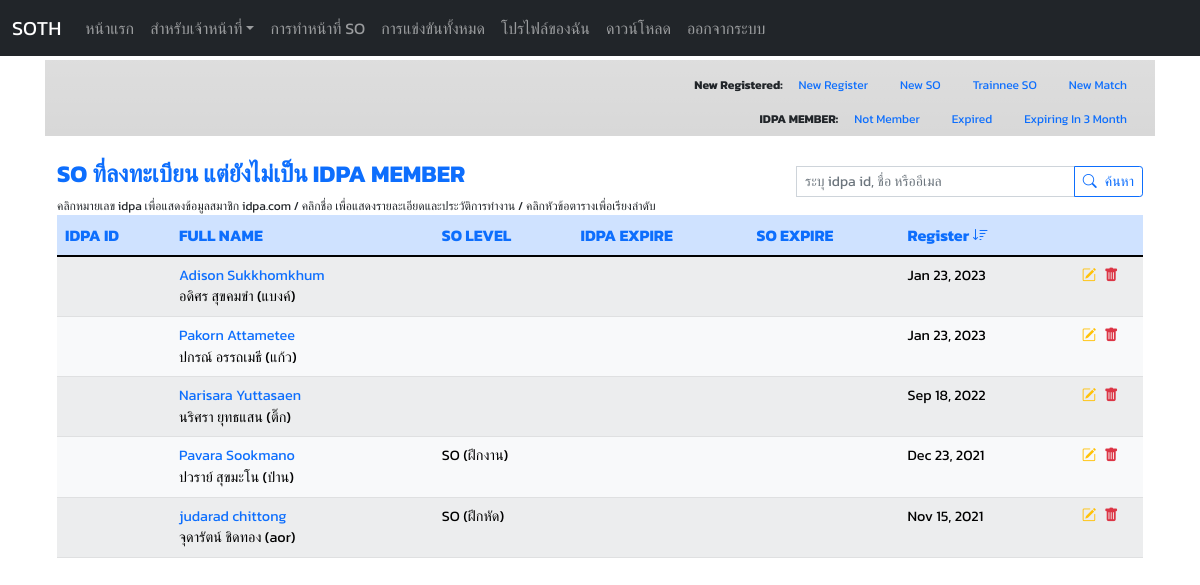
The app's page /admin/report.php?p=rpt&v=notmember&order=Register&sort=z (signed in) with its own data.
### tables this page shows
CREATE TABLE `so_member` (
  `so_id` int(11) NOT NULL,
  `so_idpa_id` varchar(10) DEFAULT NULL,
  `so_club` varchar(50) DEFAULT NULL,
  `so_firstname` varchar(30) NOT NULL,
  `so_lastname` varchar(30) NOT NULL,
  `so_firstname_en` varchar(30) DEFAULT NULL,
  `so_lastname_en` varchar(30) DEFAULT NULL,
  `so_nickname` varchar(20) NOT NULL,
  `so_citizen_id` varchar(13) NOT NULL,
  `so_dob` date DEFAULT NULL,
  `so_blood_type` varchar(7) DEFAULT NULL,
  `so_sex` varchar(10) DEFAULT NULL,
  `so_address` varchar(50) DEFAULT NULL,
  `so_subdistrict` varchar(30) DEFAULT NULL,
  `so_district` varchar(30) DEFAULT NULL,
  `so_province` varchar(30) DEFAULT NULL,
  `so_zipcode` varchar(5) DEFAULT NULL,
  `so_phone` varchar(30) DEFAULT NULL,
  `so_email` varchar(50) DEFAULT NULL,
  `so_line_id` varchar(60) DEFAULT NULL,
  `so_lineid` varchar(35) DEFAULT NULL,
  `so_idpa_expire` date DEFAULT NULL,
  `so_license_expire` date DEFAULT NULL,
  `so_idpa_profile` varchar(30) DEFAULT NULL,
  `so_level` varchar(12) DEFAULT NULL,
  `so_pwd` varchar(24) DEFAULT NULL,
  `so_auth_lv` int(1) NOT NULL DEFAULT 1 COMMENT '1 idpa member, 3 so member, 5 match director, 6 Stat, 7 administrator, 9 developer',
  `so_avatar` varchar(50) DEFAULT 'img/person.png',
  `so_status` varchar(10) NOT NULL DEFAULT 'enable',
  `so_regis_datetime` datetime DEFAULT NULL,
  `so_editor` varchar(30) DEFAULT NULL,
  `so_lastupdate` datetime NOT NULL DEFAULT current_timestamp()
);

### core.php (called while the page is built, shortened)
<?php
class database extends CommonFnc
{
    protected $mysql_server = "localhost";
    protected $mysql_user = "idpasoth_idpasoth";
    protected $mysql_pass = "Chittong-23";
    protected $mysql_name = "idpasoth_soth";
    public function open_conn()
    {
        $conn = mysqli_connect($this->mysql_server, $this->mysql_user, $this->mysql_pass, $this->mysql_name);
        mysqli_set_charset($conn, "utf8");
        return $conn;
    }
    public function get_result($sql)
    {
        $result = $this->open_conn()->query($sql);
        return $result;
    }
    public function get_db_array($sql, $type = 'key')
    {
        if (isset($sql)) {
            $result = $this->get_result($sql);
            if (!empty($result)) {
                if ($type == 'key') {
                    return $result->fetch_all(MYSQLI_ASSOC);
                } else {
                    return $result->fetch_all(MYSQLI_NUM);
                }
            }
            return NULL;
        } else {
            die("fnc get_db_col no sql parameter.");
        }
    }
}
?>

### admin/report.php (the view, shortened to what this page needs)
<!doctype html>
<html lang="en">
<?php
include('../core.php');
if (empty($_SESSION["member"])) {
    die('<meta http-equiv="refresh" content="0;url=../sign/signout.php?p=no-right">');
} else {
    $fnc = new web;
    $fnc->debug_console("member info", $_SESSION["member"]);
}
function report_admin_menu()
{
?>
    <div class="container bg-gradient pt-2 text-end d-print-none" style="background-color: #d8d8d8; font-size: 0.75em;">
        <ul class="nav justify-content-end text-capitalize">
            <li class="nav-item align-self-center fw-bold">
                New Registered:
            </li>
            <li class="nav-item">
                <a class="nav-link " aria-current="page" href="?p=rpt&v=newRegister&order=Register&sort=z">New Register</a>
            </li>
            <li class="nav-item">
                <a class="nav-link " aria-current="page" href="?p=rpt&v=newSO&order=Register&sort=z">New SO</a>
            </li>
            <li class="nav-item">
                <a class="nav-link " aria-current="page" href="?p=rpt&v=Trainnee&order=FULL%20NAME&sort=a">Trainnee SO</a>
            </li>
            <li class="nav-item">
                <a class="nav-link " aria-current="page" href="?p=rpt&v=newMatch&order=Register&sort=z">New Match</a>
            </li>
        </ul>
        <ul class="nav justify-content-end text-capitalize">
            <li class="nav-item align-self-center fw-bold">
                IDPA MEMBER:
            </li>
            <li class="nav-item">
                <a class="nav-link " aria-current="page" href="?p=rpt&v=notmember&order=Register&sort=z">Not Member</a>
            </li>
            <li class="nav-item">
                <a class="nav-link " aria-current="page" href="?p=rpt&v=expired&order=IDPA%20EXPIRE&sort=a">Expired</a>
            </li>
            <li class="nav-item">
                <a class="nav-link " aria-current="page" href="?p=rpt&v=exp3month&order=IDPA%20EXPIRE&sort=a">Expiring in 3 month</a>
            </li>
        </ul>
    </div>
<?php
}
function so_list_rpt($rpt_type = "")
{
    global $fnc;
    $sql_order = NULL;
    $sql = "SELECT * FROM `so_member` WHERE ";
    if (isset($_GET["v"]) && $_GET["v"] == "notmember") {
        $sql .= " `so_status` = 'enable' And (`so_idpa_id` is NULL OR LENGTH(`so_idpa_id`) <= 4)";
        $rpt_title = "SO ที่ลงทะเบียน แต่ยังไม่เป็น IDPA Member";
    }
?>
    <div class="container mb-4">
        <div class="row">
            <div class="col-12 col-md-8">
                <h4 class="text-primary text-uppercase mt-4"><strong><?= $rpt_title ?></strong></h4>
            </div>
            <div class="col align-self-end text-end pt-md-4">
                <form action="?" method="get">
                    <div class="input-group input-group-sm">
                        <input type="text" class="form-control" name="keysearch" placeholder="ระบุ idpa id, ชื่อ หรืออีเมล" <?php {
                                                                                                                                if (isset($_GET["keysearch"]) && $_GET["keysearch"] != "") echo ' value="' . $_GET['keysearch'] . '"';
                                                                                                                            } ?> aria-describedby="button-addon2">
                        <button class="btn btn-outline-primary" type="submit" id="button-addon2"><i class="bi bi-search me-2"></i>ค้นหา</button>
                    </div>
                </form>
            </div>
        </div>
        <div>
            <p class="text-mute my-0 py-0" style="font-size: 0.75em;">คลิกหมายเลข idpa เพื่อแสดงข้อมูลสมาชิก idpa.com / คลิกชื่อ เพื่อแสดงรายละเอียดและประวัติการทำงาน / คลิกหัวข้อตารางเพื่อเรียงลำดับ</p>
        </div>
        <table class="table table-light table-striped table-hover">
            <thead>
                <tr class="table-primary">
                    <th class="d-none d-md-table-cell"><?php $sql_order .= table_header_sorting("IDPA ID", "so_idpa_id", $sql_order); ?></th>
                    <th><?php $sql_order .= table_header_sorting("FULL NAME", "so_firstname_en", $sql_order); ?></th>
                    <th class="d-none d-lg-table-cell"><?php $sql_order .= table_header_sorting("SO LEVEL", "so_level", $sql_order); ?></th>
                    <th><?php $sql_order .= table_header_sorting("IDPA EXPIRE", "so_idpa_expire", $sql_order); ?></th>
                    <th><?php $sql_order .= table_header_sorting("SO EXPIRE", "so_license_expire", $sql_order); ?></th>
                    <th class="d-none d-lg-table-cell"><?php $sql_order .= table_header_sorting("Register", "so_regis_datetime	", $sql_order); ?></th>
                    <th class="text-end d-none d-md-table-cell">
                    </th>
                </tr>
            </thead>
            <tbody style="font-size: 0.9em;">
                <?php
                if (isset($sql_order)) {
                    $sql .= $sql_order;
                }
                $sql .= " Limit 30";
                $fnc->debug_console("table so list:", $sql);
                $so_array = $fnc->get_db_array($sql);
                if (!empty($so_array)) {
                    foreach ($so_array as $row) {
                        echo '<tr';
                        echo '>
                                <td scope="row" class="d-none d-md-table-cell"><a href="https://www.idpa.com/members/' . $row["so_idpa_id"] . '" target="_blank">' . $row["so_idpa_id"] . '</a></td>
                                <td>';
                        echo '<p class="m-0"><a href="../admin/?p=soinfo&soid=' . $row["so_id"] . '" target="_top">' . $row["so_firstname_en"] . ' ' . $row["so_lastname_en"] . '</a></p>';
                        echo '<p class="m-0">' . $row["so_firstname"] . ' ' . $row["so_lastname"] . ' (' . $row["so_nickname"] . ')</p></td>';
                        echo '<td class="d-none d-lg-table-cell">' . $row["so_level"];
                        echo '</td>';
                        echo '<td>';
                        echo '</td>';
                        echo '<td>';
                        echo '</td>
                                <td class="d-none d-lg-table-cell">' . date("M d, Y", strtotime($row["so_regis_datetime"])) . '</td>';
                        echo '<td class="text-center d-none d-md-table-cell">';
                        if ($_GET["v"] == "newRegister") {
                            echo '<a href="../db_mgt.php?p=so&act=approved&soid=' . $row["so_id"] . '" target="_top" class="link-primary"><i class="bi bi-person-circle"></i></a>';
                        } else {
                            echo '<a href="../admin/?p=so&act=soedit&soid=' . $row["so_id"] . '" target="_blank" class="link-warning"><i class="bi bi-pencil-square"></i></a>';
                        }
                        echo '<a href="../db_mgt.php?p=so&&act=sodelete&soid=' . $row["so_id"] . '" target="_top" class="link-danger ps-2">' . '<i class="bi bi-trash-fill"></i>' . '</a></td>';
                        echo '</tr>';
                    }
                } else {
                    echo '<tr><td colspan="8" class="text-center">SO not founded.</td></tr>';
                }
                ?>
            </tbody>
        </table>
    </div>
<?php
}
function table_header_sorting($label, $col_name, $sql_order = NULL)
{
    if (isset($_GET["order"]) && $_GET["order"] == $label) {
        if (isset($_GET["sort"]) && $_GET["sort"] == "z") {
            $sql_order = " ORDER BY " . $col_name . " DESC";
            echo '<a href="?p=' . $_GET["p"] . '&v=' . $_GET["v"] . '&order=' . $label . '&sort=a" target="_top">' . $label . ' <i class="bi bi-sort-down"></i>' . '</a>';
        } else {
            echo '<a href="?p=' . $_GET["p"] . '&v=' . $_GET["v"] . '&order=' . $label . '&sort=z" target="_top">' . $label . ' <i class="bi bi-sort-down-alt"></i>' . '</a>';
            $sql_order = " ORDER BY " . $col_name . " ASC";
        }
        return $sql_order;
    } else {
        echo '<a href="?p=' . $_GET["p"] . '&v=' . $_GET["v"] . '&order=' . $label . '&sort=a" target="_top">' . $label . '</a>';
    }
}
?>
<head>
    <link href="https://cdn.jsdelivr.net/npm/bootstrap@5.1.1/dist/css/bootstrap.min.css" rel="stylesheet">
    <link rel="stylesheet" href="../css/style.css">
</head>
<body>
    <nav class="navbar navbar-expand-md navbar-dark fixed-top bg-dark">
        <div class="container-fluid">
            <a class="navbar-brand" href="#">SOTH</a>
            <div class="collapse navbar-collapse" id="navbarCollapse">
                <ul class="navbar-nav me-auto mb-2 mb-md-0 text-capitalize">
                    <li class="nav-item">
                        <a class="nav-link" aria-current="page" href="../member/">หน้าแรก</a>
                    </li>
                    <?php if ($_SESSION["member"]["auth_lv"] >= 5) { ?>
                        <li class="nav-item dropdown">
                            <a class="nav-link dropdown-toggle" aria-current="page" data-bs-toggle="dropdown" href="#" role="button" aria-expanded="false">สำหรับเจ้าหน้าที่</a>
                        </li>
                    <?php } ?>
                    <li class="nav-item">
                        <a class="nav-link" href="../member/?p=jobs">การทำหน้าที่ SO</a>
                    </li>
                    <li class="nav-item">
                        <a class="nav-link" href="../member/?p=matchs">การแข่งขันทั้งหมด</a>
                    </li>
                    <li class="nav-item">
                        <a class="nav-link" href="../member/?p=profile">โปรไฟล์ของฉัน</a>
                    </li>
                    <li class="nav-item">
                        <a class="nav-link" href="../member/?p=download">ดาวน์โหลด</a>
                    </li>
                    <li class="nav-item">
                        <a class="nav-link" href="../sign/signout.php?p=signout">ออกจากระบบ</a>
                    </li>
                </ul>
            </div>
        </div>
    </nav>
    <main class="flex-shrink-0">
        <div class="container">
            <?php
            if (isset($_GET["p"]) && $_GET["p"] == "rpt") {
                if ($_SESSION["member"]["auth_lv"] >= 7) {
                    report_admin_menu();
                }
                if (isset($_GET["v"]) && $_GET["v"] != "") {
                    switch ($_GET["v"]) {
                        case "notmember":
                            so_list_rpt($_GET["p"]);
                            break;
                    }
                }
            } else {
            ?>
                <h1 class="mt-5">Reports</h1>
                <p class="lead">Coming soon...</p>
            <?php
            }
            ?>
        </div>
    </main>
</body>
</html>

### css/style.css (style rules this page uses)
main>.container { padding: 60px 15px 0; }
body { font-family: 'Kanit', sans-serif; size: 1rem; }
a { text-decoration: none; }

### records on screen
so_member: so_firstname_en "Adison", so_lastname_en "Sukkhomkhum", so_firstname "อดิศร", so_lastname "สุขคมขำ", so_nickname "แบงค์", so_regis_datetime "Jan 23, 2023"
so_member: so_firstname_en "Pakorn", so_lastname_en "Attametee", so_firstname "ปกรณ์", so_lastname "อรรถเมธี", so_nickname "แก้ว", so_regis_datetime "Jan 23, 2023"
so_member: so_firstname_en "Narisara", so_lastname_en "Yuttasaen", so_firstname "นริศรา", so_lastname "ยุทธแสน", so_nickname "ติ๊ก", so_regis_datetime "Sep 18, 2022"
so_member: so_firstname_en "Pavara", so_lastname_en "Sookmano", so_firstname "ปวราย์", so_lastname "สุขมะโน", so_nickname "ป่าน", so_level "SO (ฝึกงาน)", so_regis_datetime "Dec 23, 2021"
so_member: so_firstname_en "judarad", so_lastname_en "chittong", so_firstname "จุดารัตน์", so_lastname "ชิดทอง", so_nickname "aor", so_level "SO (ฝึกหัด)", so_regis_datetime "Nov 15, 2021"

### other values on screen
$rpt_title "SO ที่ลงทะเบียน แต่ยังไม่เป็น IDPA MEMBER"
$label "IDPA ID FULL NAME SO LEVEL IDPA EXPIRE SO EXPIRE"
$label "Register"
